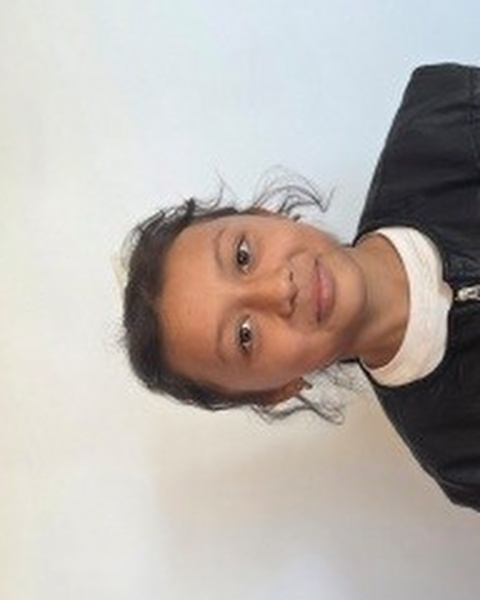
#> input picture 0d9655986ef1459293be7daa83e502f4.jpg, 480 x 600 px, found by its file name
$ python check_617.py
#> lines starting #> are read from the running program, lines starting #| are printed output that depends on the picture
import cv2
import os

p = '/var/lib/docker/volumes/maktab_davomad_uploads/backup_originals/0d9655986ef1459293be7daa83e502f4.jpg'
img = cv2.imread(p)
#> img is the input picture: shape (600, 480, 3); mean B, G, R 173.9, 179.3, 186.5
gray = cv2.cvtColor(img, cv2.COLOR_BGR2GRAY)
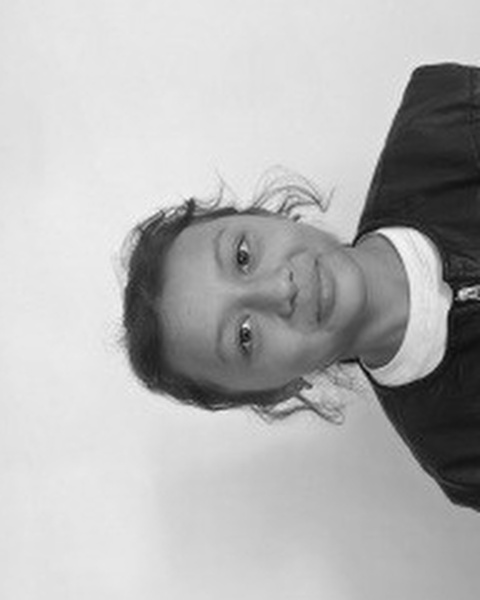
#> gray: shape (600, 480); min 5, max 249, mean 180.8

casc = cv2.CascadeClassifier('/usr/share/opencv4/haarcascades/haarcascade_frontalface_default.xml')
faces = casc.detectMultiScale(gray, scaleFactor=1.02, minNeighbors=1, minSize=(20, 20))
#> faces = [[209, 185, 70, 70]]
print('Faces found with minNeighbors=1:', faces)
#| Faces found with minNeighbors=1: [[209 185  70  70]]

eye_casc = cv2.CascadeClassifier('/usr/share/opencv4/haarcascades/haarcascade_eye.xml')
eyes = eye_casc.detectMultiScale(gray, scaleFactor=1.05, minNeighbors=2)
#> eyes = [[205, 226, 60, 60]]
print('Eyes found:', eyes)
#| Eyes found: [[205 226  60  60]]

# Also test 621
p2 = '/var/lib/docker/volumes/maktab_davomad_uploads/backup_originals/c48904d3e51d4255833688521a26c89b.jpg'
img2 = cv2.imread(p2)
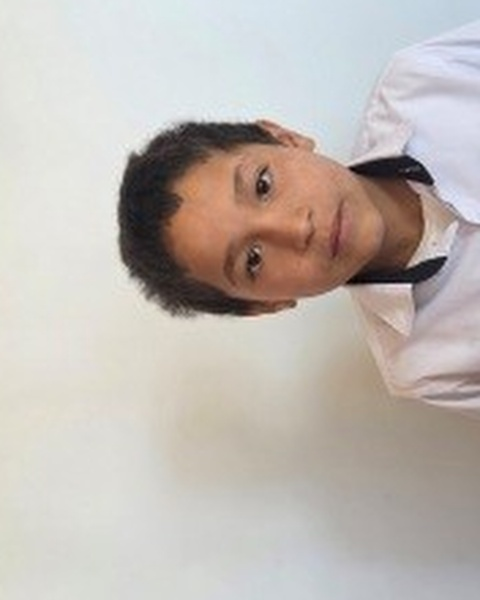
#> input picture c48904d3e51d4255833688521a26c89b.jpg, 480 x 600 px, found by its file name
#> img2 is the input picture: shape (600, 480, 3); mean B, G, R 179.8, 185.1, 192.1
gray2 = cv2.cvtColor(img2, cv2.COLOR_BGR2GRAY)
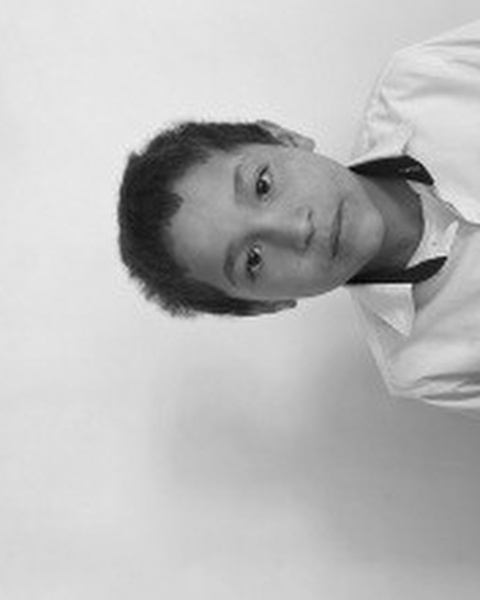
#> gray2: shape (600, 480); min 3, max 244, mean 186.6
faces2 = casc.detectMultiScale(gray2, scaleFactor=1.02, minNeighbors=1, minSize=(20, 20))
#> faces2 = ()
print('Faces found in 621:', faces2)
#| Faces found in 621: ()
eyes2 = eye_casc.detectMultiScale(gray2, scaleFactor=1.05, minNeighbors=2)
#> eyes2 = [[288, 227, 34, 34], [231, 159, 55, 55], [217, 228, 61, 61]]
print('Eyes found in 621:', eyes2)
#| Eyes found in 621: [[288 227  34  34]
#|  [231 159  55  55]
#|  [217 228  61  61]]
